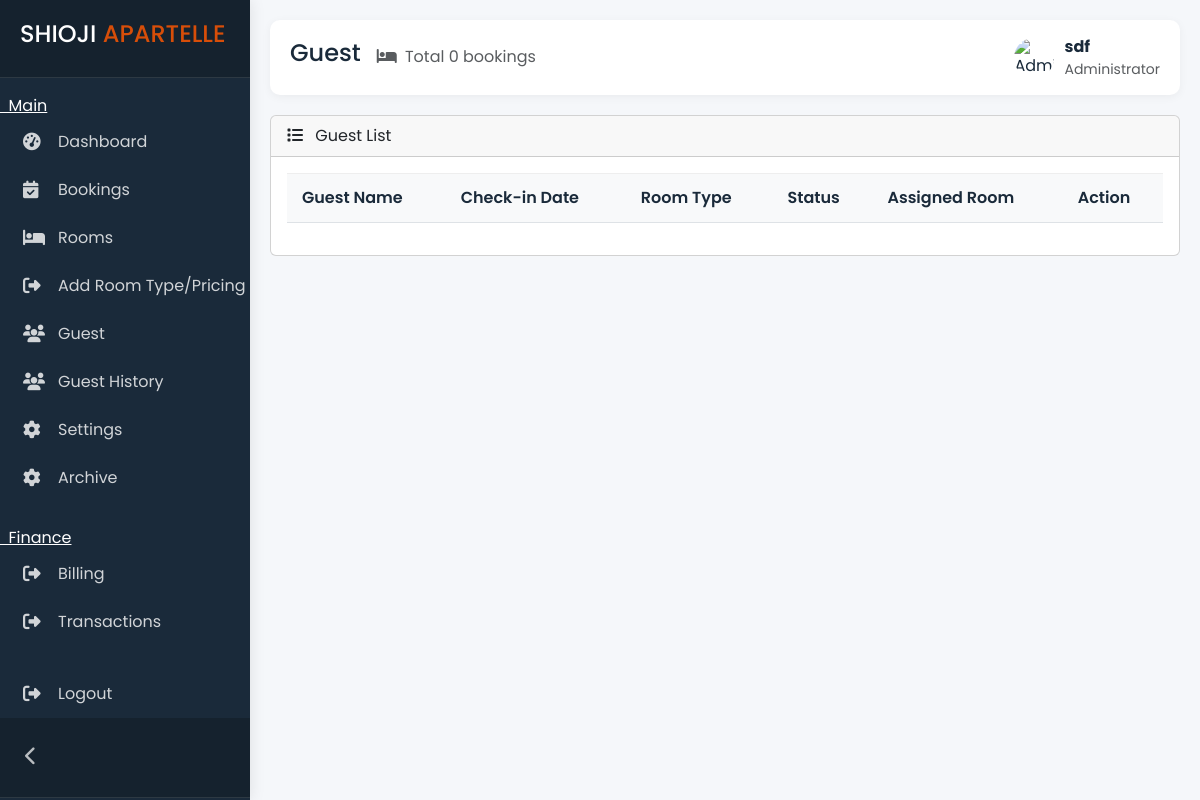
The page /admin/create_account_guest.php (signed in) on the database as committed earlier.
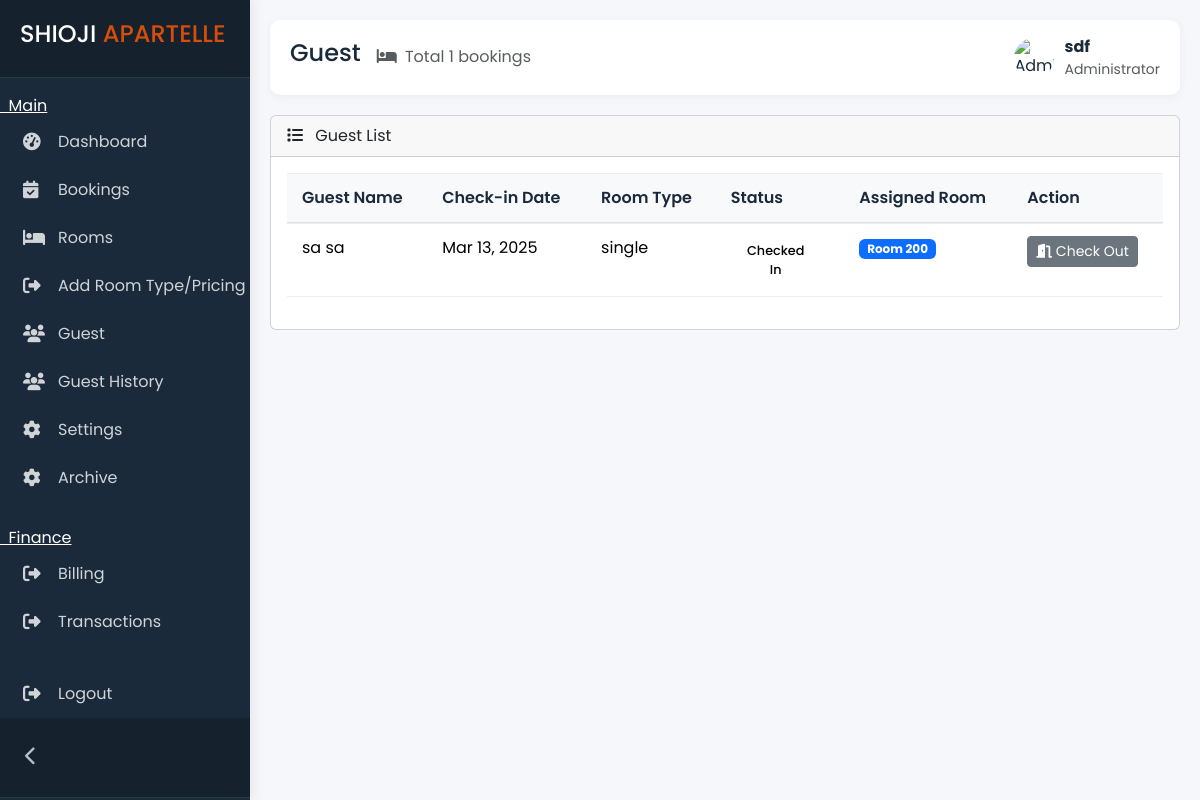
The same page on the database as committed later.
### tables this page shows
CREATE TABLE `rooms` (
  `room_id` int(11) NOT NULL,
  `guest_id` int(11) DEFAULT NULL,
  `room_type_id` int(10) NOT NULL,
  `status` enum('available','occupied') NOT NULL,
  `archive` enum('yes','no') NOT NULL DEFAULT 'no'
);

CREATE TABLE `guests` (
  `guest_id` int(11) NOT NULL,
  `room_id` int(11) DEFAULT NULL,
  `first_name` varchar(200) NOT NULL,
  `last_name` varchar(200) NOT NULL,
  `email` varchar(200) NOT NULL,
  `phone` varchar(200) NOT NULL,
  `checkin_date` date DEFAULT NULL,
  `checkout_date` date DEFAULT NULL,
  `no_of_guest` tinyint(1) NOT NULL,
  `status` varchar(200) DEFAULT NULL,
  `password` varchar(250) DEFAULT NULL
);

CREATE TABLE `room_types` (
  `room_type_id` int(11) NOT NULL,
  `type` varchar(200) NOT NULL,
  `price` double(10,2) NOT NULL DEFAULT 0.00,
  `created_at` timestamp NOT NULL DEFAULT current_timestamp(),
  `archive` enum('yes','no') NOT NULL DEFAULT 'no'
);

### admin/create_account_guest.php (the view, shortened to what the changed rows need)
<?php
include '../connect.php';
$sql = "
    SELECT g.*, r.room_type_id, rt.type, rt.price
    FROM guests g
    LEFT JOIN rooms r ON g.room_id = r.room_id
    LEFT JOIN room_types rt ON r.room_type_id = rt.room_type_id
    WHERE g.status = 'checked_in'
";
$result = $conn->query($sql);
?>
<!DOCTYPE html>
<html lang="en">
<?php include 'head.php'; ?>
<body>
    <div class="main-content" id="mainContent">
        <div class="topbar">
            <div class="topbar-left">
                <div class="d-flex align-items-center">
                    <div class="ms-3 text-muted d-none d-md-block">
                        <i class="fas fa-bed me-1"></i>
                        <span>Total <?php echo $result->num_rows; ?> bookings</span>
                    </div>
                </div>
            </div>
        </div>
        <div class="card">
            <div class="card-body">
                <div class="table-responsive">
                    <table id="bookingsTable" class="table table-hover">
                        <thead>
                            <tr>
                                <th>Guest Name</th>
                                <th>Check-in Date</th>
                                <th>Room Type</th>
                                <th>Status</th>
                                <th>Assigned Room</th>
                                <th>Action</th>
                            </tr>
                        </thead>
                        <tbody>
                            <?php if ($result && $result->num_rows > 0): ?>
                                <?php while ($row = $result->fetch_assoc()): ?>
                                    <tr>
                                        <td><?php echo htmlspecialchars($row['first_name'] . ' ' . $row['last_name']); ?></td>
                                        <td><?php echo date('M d, Y', strtotime($row['checkin_date'])); ?></td>
                                        <td><?php echo htmlspecialchars($row['type']); ?></td>
                                        <td>
                                            <span class="status-badge status-<?php echo $row['status']; ?>">
                                                <?php
                                                $status = $row['status'];
                                                echo match ($status) {
                                                    'confirmed'   => 'Confirmed',
                                                    'checked_in'  => 'Checked In',
                                                    'checked_out' => 'Checked Out',
                                                    'cancelled'   => 'Cancelled',
                                                    default       => ucfirst($status),
                                                };
                                                ?>
                                            </span>
                                        </td>
                                        <td>
                                            <?php if (!empty($row['room_id'])): ?>
                                                <span class="badge bg-primary">Room <?php echo htmlspecialchars($row['room_id']); ?></span>
                                            <?php else: ?>
                                                <span class="text-muted">Not assigned</span>
                                            <?php endif; ?>
                                        </td>
                                        <td>
                                            <?php if (empty($row['room_id'])): ?>
                                                <button
                                                    class="btn btn-primary btn-sm assign-btn"
                                                    data-book-id="<?php echo $row['guest_id']; ?>"
                                                    data-guest-name="<?php echo htmlspecialchars($row['first_name'] . ' ' . $row['last_name']); ?>"
                                                    data-bs-toggle="modal"
                                                    data-bs-target="#assignModal">
                                                    Assign Room
                                                </button>
                                            <?php else: ?>
                                                <form action="" method="POST" onsubmit="return confirm('Are you sure you want to check out this guest?');">
                                                    <button type="submit" name="check_out" class="btn btn-secondary btn-sm">
                                                        <i class="fas fa-door-open"></i> Check Out
                                                    </button>
                                                </form>
                                            <?php endif; ?>
                                        </td>
                                    </tr>
                                <?php endwhile; ?>
                            <?php else: ?>
                                <!-- <tr>
                                    <td colspan="7" class="text-center py-4">No bookings found</td>
                                </tr> -->
                            <?php endif; ?>
                        </tbody>
                    </table>
                </div>
            </div>
        </div>
    </div>
</body>
</html>

Rows that differ between the two databases and show on the page:
added rooms: guest.last_name "sa sa", guest.checkin_date "Mar 13, 2025", room_type.type "single", guest.status "Checked In", guest.room_id "200"
Other text that changed with them:
$result->num_rows: "0" → "1"
